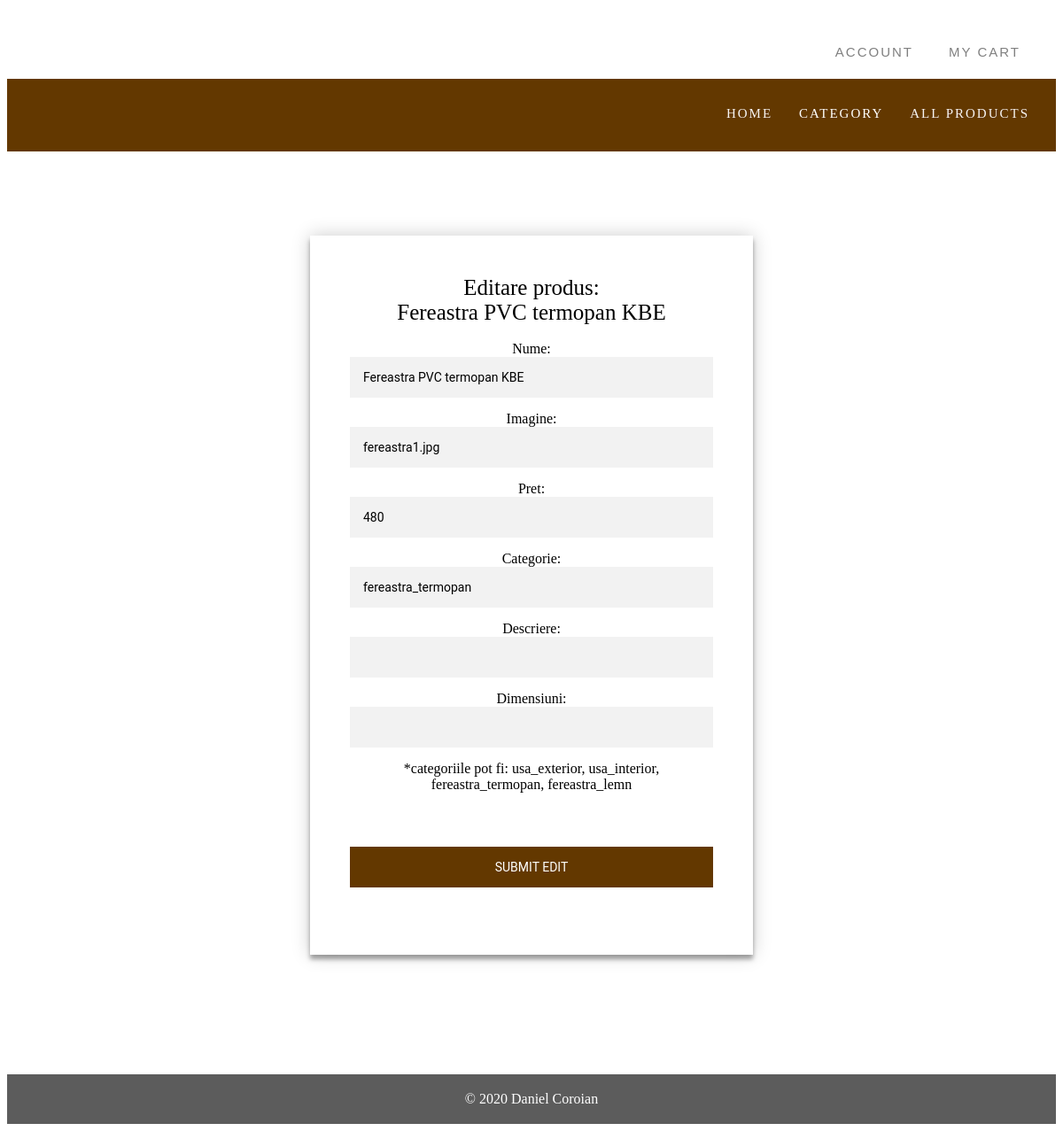
Screenshot of /editProd.php?id=2 with the database file from the repository.
### tables this page shows
CREATE TABLE IF NOT EXISTS `products` (
  `id` int(8) NOT NULL AUTO_INCREMENT,
  `name` varchar(40) NOT NULL,
  `image` text NOT NULL,
  `price` double(8,2) NOT NULL,
  `category` varchar(30) DEFAULT NULL,
  `description` varchar(1000) DEFAULT NULL,
  `dimensions` varchar(50) DEFAULT NULL,
  PRIMARY KEY (`id`)
);

### functions.php (called while the page is built, shortened)
<?php
	require_once "conection.php";
	class functionsCart extends conection{
		function getProductById($product_id)
		{
			$query = "SELECT * FROM products WHERE id=?";
			$params=array(
						array(
							"param_type" => "s",
							"param_value" => $product_id
						)
					);
			$productResult = $this->getResults($query, $params);
			return $productResult;
		}
	}
?>

### editProd.php (the view, shortened to what this page needs)
<?php
	require_once "functions.php";
	$functionsCart = new functionsCart();
	if(isset($_GET["id"])){
		$item = $functionsCart -> getProductById($_GET["id"]);
	}
?>
	<html>
			<head>
				<link rel="stylesheet" href="style2.css">
				<link rel="stylesheet" href="style.css">
			</head>
			<body>
		<?=navbar()?>
				<div class="Add-page">
					<div class="formAdd">
								 <form action="editProd.php" method="post" autocomplete="no">
									  <div class="Add">Editare produs: <br><?php echo $item[0]["name"];?></div><br>
									  Nume:
									  <input type="text" name="name" value="<?php echo $item[0]["name"];?>" />
									  Imagine:
									  <input type="text" name="image" value="<?php echo $item[0]["image"];?>"/>
									  Pret:
									  <input type="number" name="price" value="<?php echo $item[0]["price"];?>"/>
									  Categorie:
									  <input type="text " name="category" value="<?php echo $item[0]["category"];?>"/>
									  Descriere:
									  <input type="text" name="description" value="<?php echo $item[0]["description"];?>" />
									  Dimensiuni:
									  <input type="text" name="dimensions" value="<?php echo $item[0]["dimensions"];?>"/>
									  *categoriile pot fi: usa_exterior, usa_interior, fereastra_termopan, fereastra_lemn
									  <input type="submit" value="Submit Edit">
								</form>
					</div>
				</div>
		<?=footer()?>
			</body>
	</html>

### style2.css (style rules this page uses)
.Add { font-size: 25px; }
.Add-page { width: 500px; padding: 8% 0 3% 0; margin: auto; }
.formAdd { position: relative; z-index: 1; background: #FFFFFF; max-width: 500px; margin: 0 auto 100px; padding: 45px; text-align: center; box-shadow: 0 0 20px 0 rgba(0, 0, 0, 0.2), 0 5px 5px 0 rgba(0, 0, 0, 0.34); }
.formAdd input { font-family: "Roboto", sans-serif; outline: 0; background: #f2f2f2; width: 100%; border: 0; margin: 0 0 15px; padding: 15px; box-sizing: border-box; font-size: 14px; }
.formAdd input[type="submit"] { font-family: "Roboto", sans-serif; text-transform: uppercase; outline: 0; background: #633800; width: 100%; border: 0; padding: 15px; color: #FFFFFF; font-size: 14px; -webkit-transition: all 0.3 ease; transition: all 0.3 ease; cursor: pointer; }

### rows the page displays
products: name "Fereastra PVC termopan KBE", image "fereastra1.jpg", price "480", category "fereastra_termopan"
